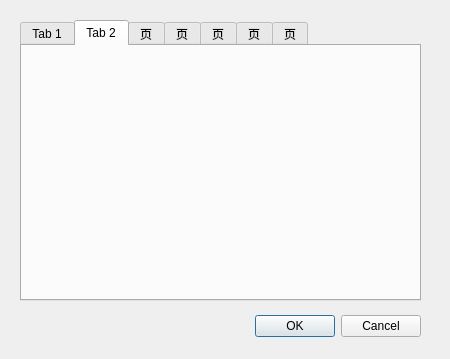
<?xml version="1.0" encoding="UTF-8"?>
<ui version="4.0">
 <class>DialogSetting</class>
 <widget class="QDialog" name="DialogSetting">
  <property name="geometry">
   <rect>
    <x>0</x>
    <y>0</y>
    <width>450</width>
    <height>359</height>
   </rect>
  </property>
  <property name="windowTitle">
   <string>Dialog</string>
  </property>
  <widget class="QDialogButtonBox" name="buttonBox">
   <property name="geometry">
    <rect>
     <x>80</x>
     <y>310</y>
     <width>341</width>
     <height>32</height>
    </rect>
   </property>
   <property name="orientation">
    <enum>Qt::Horizontal</enum>
   </property>
   <property name="standardButtons">
    <set>QDialogButtonBox::Cancel|QDialogButtonBox::Ok</set>
   </property>
  </widget>
  <widget class="QTabWidget" name="tabWidget">
   <property name="geometry">
    <rect>
     <x>20</x>
     <y>20</y>
     <width>401</width>
     <height>281</height>
    </rect>
   </property>
   <property name="tabShape">
    <enum>QTabWidget::Rounded</enum>
   </property>
   <property name="currentIndex">
    <number>1</number>
   </property>
   <property name="elideMode">
    <enum>Qt::ElideNone</enum>
   </property>
   <widget class="QWidget" name="tab">
    <attribute name="title">
     <string>Tab 1</string>
    </attribute>
   </widget>
   <widget class="QWidget" name="tab_2">
    <attribute name="title">
     <string>Tab 2</string>
    </attribute>
   </widget>
   <widget class="QWidget" name="tab_3">
    <attribute name="title">
     <string>页</string>
    </attribute>
   </widget>
   <widget class="QWidget" name="tab_4">
    <attribute name="title">
     <string>页</string>
    </attribute>
   </widget>
   <widget class="QWidget" name="tab_5">
    <attribute name="title">
     <string>页</string>
    </attribute>
   </widget>
   <widget class="QWidget" name="tab_6">
    <attribute name="title">
     <string>页</string>
    </attribute>
   </widget>
   <widget class="QWidget" name="tab_7">
    <attribute name="title">
     <string>页</string>
    </attribute>
   </widget>
  </widget>
 </widget>
 <resources/>
 <connections>
  <connection>
   <sender>buttonBox</sender>
   <signal>accepted()</signal>
   <receiver>DialogSetting</receiver>
   <slot>accept()</slot>
   <hints>
    <hint type="sourcelabel">
     <x>248</x>
     <y>254</y>
    </hint>
    <hint type="destinationlabel">
     <x>157</x>
     <y>274</y>
    </hint>
   </hints>
  </connection>
  <connection>
   <sender>buttonBox</sender>
   <signal>rejected()</signal>
   <receiver>DialogSetting</receiver>
   <slot>reject()</slot>
   <hints>
    <hint type="sourcelabel">
     <x>316</x>
     <y>260</y>
    </hint>
    <hint type="destinationlabel">
     <x>286</x>
     <y>274</y>
    </hint>
   </hints>
  </connection>
 </connections>
</ui>
